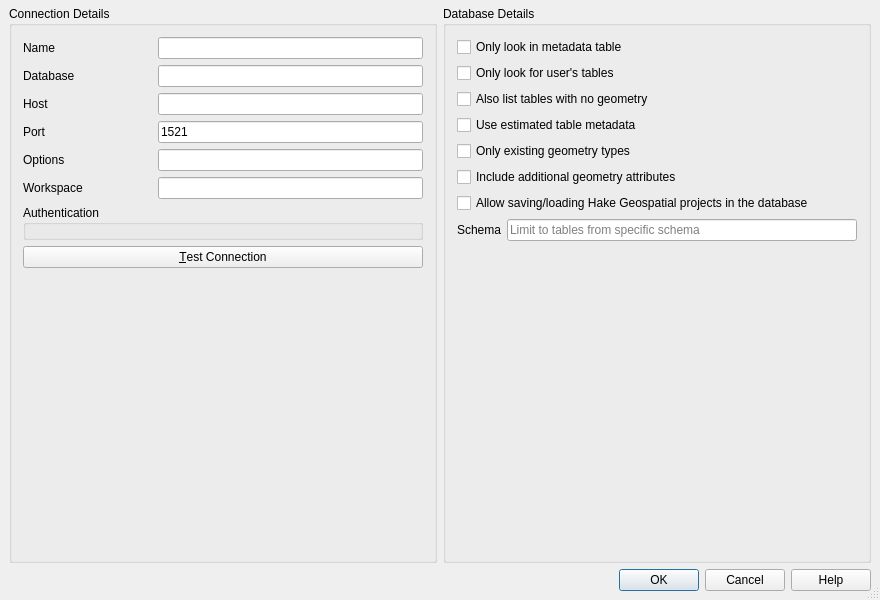
<?xml version="1.0" encoding="UTF-8"?>
<ui version="4.0">
 <class>QgsOracleNewConnectionBase</class>
 <widget class="QDialog" name="QgsOracleNewConnectionBase">
  <property name="geometry">
   <rect>
    <x>0</x>
    <y>0</y>
    <width>880</width>
    <height>600</height>
   </rect>
  </property>
  <property name="windowTitle">
   <string>Create a New Oracle Connection</string>
  </property>
  <property name="sizeGripEnabled">
   <bool>true</bool>
  </property>
  <property name="modal">
   <bool>true</bool>
  </property>
  <layout class="QGridLayout" name="gridLayout" columnstretch="1,1">
   <property name="leftMargin">
    <number>9</number>
   </property>
   <property name="topMargin">
    <number>0</number>
   </property>
   <property name="rightMargin">
    <number>9</number>
   </property>
   <property name="bottomMargin">
    <number>9</number>
   </property>
   <property name="spacing">
    <number>6</number>
   </property>
   <item row="1" column="0">
    <widget class="QGroupBox" name="GroupBox1">
     <property name="title">
      <string>Connection Details</string>
     </property>
     <layout class="QGridLayout" name="gridLayout_2">
      <item row="0" column="1" colspan="2">
       <widget class="QLineEdit" name="txtName">
        <property name="toolTip">
         <string>Name of the new connection</string>
        </property>
       </widget>
      </item>
      <item row="5" column="0">
       <widget class="QLabel" name="TextLabel3_4">
        <property name="text">
         <string>Workspace</string>
        </property>
       </widget>
      </item>
      <item row="4" column="0">
       <widget class="QLabel" name="TextLabel3_3">
        <property name="text">
         <string>Options</string>
        </property>
       </widget>
      </item>
      <item row="1" column="0">
       <widget class="QLabel" name="label">
        <property name="text">
         <string>Database</string>
        </property>
        <property name="buddy">
         <cstring>txtDatabase</cstring>
        </property>
       </widget>
      </item>
      <item row="5" column="1" colspan="2">
       <widget class="QLineEdit" name="txtWorkspace">
        <property name="echoMode">
         <enum>QLineEdit::Normal</enum>
        </property>
       </widget>
      </item>
      <item row="1" column="1" colspan="2">
       <widget class="QLineEdit" name="txtDatabase">
        <property name="toolTip">
         <string>Database name, or service name (described in tnsnames.ora) if no host and port has been set</string>
        </property>
       </widget>
      </item>
      <item row="2" column="0">
       <widget class="QLabel" name="TextLabel1">
        <property name="text">
         <string>Host</string>
        </property>
        <property name="buddy">
         <cstring>txtHost</cstring>
        </property>
       </widget>
      </item>
      <item row="4" column="1" colspan="2">
       <widget class="QLineEdit" name="txtOptions">
        <property name="echoMode">
         <enum>QLineEdit::Normal</enum>
        </property>
       </widget>
      </item>
      <item row="0" column="0">
       <widget class="QLabel" name="TextLabel1_2">
        <property name="text">
         <string>Name</string>
        </property>
        <property name="buddy">
         <cstring>txtName</cstring>
        </property>
       </widget>
      </item>
      <item row="2" column="1" colspan="2">
       <widget class="QLineEdit" name="txtHost"/>
      </item>
      <item row="7" column="0" colspan="3">
       <widget class="QGroupBox" name="mAuthGroupBox">
        <property name="title">
         <string>Authentication</string>
        </property>
        <layout class="QGridLayout" name="gridLayout_3">
         <property name="leftMargin">
          <number>6</number>
         </property>
         <property name="topMargin">
          <number>6</number>
         </property>
         <property name="rightMargin">
          <number>6</number>
         </property>
         <property name="bottomMargin">
          <number>6</number>
         </property>
         <item row="0" column="0">
          <widget class="QgsAuthSettingsWidget" name="mAuthSettings" native="true">
           <property name="focusPolicy">
            <enum>Qt::StrongFocus</enum>
           </property>
          </widget>
         </item>
        </layout>
       </widget>
      </item>
      <item row="3" column="1" colspan="2">
       <widget class="QLineEdit" name="txtPort">
        <property name="text">
         <string>1521</string>
        </property>
       </widget>
      </item>
      <item row="3" column="0">
       <widget class="QLabel" name="TextLabel2_2">
        <property name="text">
         <string>Port</string>
        </property>
        <property name="buddy">
         <cstring>txtPort</cstring>
        </property>
       </widget>
      </item>
      <item row="10" column="0" colspan="3">
       <widget class="QPushButton" name="btnConnect">
        <property name="text">
         <string>&amp;Test Connection</string>
        </property>
       </widget>
      </item>
      <item row="11" column="1">
       <spacer name="verticalSpacer_2">
        <property name="orientation">
         <enum>Qt::Vertical</enum>
        </property>
        <property name="sizeHint" stdset="0">
         <size>
          <width>20</width>
          <height>40</height>
         </size>
        </property>
       </spacer>
      </item>
     </layout>
    </widget>
   </item>
   <item row="1" column="1">
    <widget class="QGroupBox" name="groupBox">
     <property name="title">
      <string>Database Details</string>
     </property>
     <layout class="QGridLayout" name="gridLayout_4">
      <item row="7" column="0">
       <widget class="QLabel" name="TextLabel3_5">
        <property name="sizePolicy">
         <sizepolicy hsizetype="Preferred" vsizetype="Fixed">
          <horstretch>0</horstretch>
          <verstretch>0</verstretch>
         </sizepolicy>
        </property>
        <property name="text">
         <string>Schema</string>
        </property>
       </widget>
      </item>
      <item row="7" column="1">
       <widget class="QgsFilterLineEdit" name="txtSchema">
        <property name="toolTip">
         <string>If specified, only tables from the matching schema will be fetched and listed for the provider</string>
        </property>
        <property name="echoMode">
         <enum>QLineEdit::Normal</enum>
        </property>
        <property name="placeholderText">
         <string>Limit to tables from specific schema</string>
        </property>
       </widget>
      </item>
      <item row="6" column="0" colspan="2">
       <widget class="QCheckBox" name="cb_projectsInDatabase">
        <property name="text">
         <string>Allow saving/loading Hake Geospatial projects in the database</string>
        </property>
       </widget>
      </item>
      <item row="5" column="0" colspan="2">
       <widget class="QCheckBox" name="cb_includeGeoAttributes">
        <property name="toolTip">
         <string/>
        </property>
        <property name="text">
         <string>Include additional geometry attributes</string>
        </property>
       </widget>
      </item>
      <item row="4" column="0" colspan="2">
       <widget class="QCheckBox" name="cb_onlyExistingTypes">
        <property name="toolTip">
         <string>&lt;html&gt;&lt;head/&gt;&lt;body&gt;&lt;p&gt;&lt;b&gt;Only list the existing geometry types and don't offer to add others.&lt;/b&gt;&lt;/p&gt;
&lt;p&gt;When the layer is setup various metadata is required for the Oracle table. This includes information such as the table row count, geometry type and spatial extents of the data in the geometry column. If the table contains a large number of rows determining this metadata is time consuming.&lt;/p&gt;&lt;p&gt;By activating this option the following fast table metadata operations are done:&lt;/p&gt;&lt;p&gt;1) Row count is determined from all_tables.num_rows.&lt;/p&gt;&lt;p&gt;2) Table extents are always determined with the SDO_TUNE.EXTENTS_OF function even if a layer filter is applied.&lt;/p&gt;&lt;p&gt;3) The table geometry is determined from the first 100 non-null geometry rows in the table.&lt;/p&gt;&lt;/body&gt;&lt;/html&gt;</string>
        </property>
        <property name="text">
         <string>Only existing geometry types</string>
        </property>
       </widget>
      </item>
      <item row="3" column="0" colspan="2">
       <widget class="QCheckBox" name="cb_useEstimatedMetadata">
        <property name="toolTip">
         <string>&lt;html&gt;&lt;head/&gt;&lt;body&gt;&lt;p&gt;&lt;b&gt;Use estimated table statistics for the layer metadata.&lt;/b&gt;&lt;/p&gt;
&lt;p&gt;When the layer is setup various metadata is required for the Oracle table. This includes information such as the table row count, geometry type and spatial extents of the data in the geometry column. If the table contains a large number of rows determining this metadata is time consuming.&lt;/p&gt;&lt;p&gt;By activating this option the following fast table metadata operations are done:&lt;/p&gt;&lt;p&gt;1) Row count is determined from all_tables.num_rows.&lt;/p&gt;&lt;p&gt;2) Table extents are always determined with the SDO_TUNE.EXTENTS_OF function even if a layer filter is applied.&lt;/p&gt;&lt;p&gt;3) The table geometry is determined from the first 100 non-null geometry rows in the table.&lt;/p&gt;&lt;/body&gt;&lt;/html&gt;</string>
        </property>
        <property name="text">
         <string>Use estimated table metadata</string>
        </property>
       </widget>
      </item>
      <item row="2" column="0" colspan="2">
       <widget class="QCheckBox" name="cb_allowGeometrylessTables">
        <property name="text">
         <string>Also list tables with no geometry</string>
        </property>
        <property name="checked">
         <bool>false</bool>
        </property>
       </widget>
      </item>
      <item row="1" column="0" colspan="2">
       <widget class="QCheckBox" name="cb_userTablesOnly">
        <property name="toolTip">
         <string>When searching for spatial tables restrict the search to tables that are owned by the user.</string>
        </property>
        <property name="text">
         <string>Only look for user's tables</string>
        </property>
       </widget>
      </item>
      <item row="0" column="0" colspan="2">
       <widget class="QCheckBox" name="cb_geometryColumnsOnly">
        <property name="toolTip">
         <string>&lt;html&gt;&lt;head/&gt;&lt;body&gt;&lt;p&gt;Restricts the displayed tables to those that are in the all_sdo_geom_metadata view. This can speed up the initial display of spatial tables.&lt;/p&gt;&lt;/body&gt;&lt;/html&gt;</string>
        </property>
        <property name="text">
         <string>Only look in metadata table</string>
        </property>
       </widget>
      </item>
      <item row="8" column="0" colspan="2">
       <spacer name="verticalSpacer">
        <property name="orientation">
         <enum>Qt::Vertical</enum>
        </property>
        <property name="sizeHint" stdset="0">
         <size>
          <width>20</width>
          <height>40</height>
         </size>
        </property>
       </spacer>
      </item>
     </layout>
    </widget>
   </item>
   <item row="3" column="0" colspan="2">
    <widget class="QDialogButtonBox" name="buttonBox">
     <property name="standardButtons">
      <set>QDialogButtonBox::Cancel|QDialogButtonBox::Help|QDialogButtonBox::Ok</set>
     </property>
    </widget>
   </item>
   <item row="0" column="0" colspan="2">
    <widget class="QgsMessageBar" name="bar" native="true"/>
   </item>
  </layout>
 </widget>
 <layoutdefault spacing="6" margin="11"/>
 <customwidgets>
  <customwidget>
   <class>QgsAuthSettingsWidget</class>
   <extends>QWidget</extends>
   <header>qgsauthsettingswidget.h</header>
   <container>1</container>
  </customwidget>
  <customwidget>
   <class>QgsMessageBar</class>
   <extends>QWidget</extends>
   <header>qgsmessagebar.h</header>
   <container>1</container>
  </customwidget>
  <customwidget>
   <class>QgsFilterLineEdit</class>
   <extends>QLineEdit</extends>
   <header>qgsfilterlineedit.h</header>
  </customwidget>
 </customwidgets>
 <tabstops>
  <tabstop>txtName</tabstop>
  <tabstop>txtDatabase</tabstop>
  <tabstop>txtHost</tabstop>
  <tabstop>txtPort</tabstop>
  <tabstop>txtOptions</tabstop>
  <tabstop>txtWorkspace</tabstop>
  <tabstop>mAuthSettings</tabstop>
  <tabstop>btnConnect</tabstop>
  <tabstop>cb_geometryColumnsOnly</tabstop>
  <tabstop>cb_userTablesOnly</tabstop>
  <tabstop>cb_allowGeometrylessTables</tabstop>
  <tabstop>cb_useEstimatedMetadata</tabstop>
  <tabstop>cb_onlyExistingTypes</tabstop>
  <tabstop>cb_includeGeoAttributes</tabstop>
  <tabstop>cb_projectsInDatabase</tabstop>
 </tabstops>
 <resources/>
 <connections>
  <connection>
   <sender>buttonBox</sender>
   <signal>rejected()</signal>
   <receiver>QgsOracleNewConnectionBase</receiver>
   <slot>reject()</slot>
   <hints>
    <hint type="sourcelabel">
     <x>313</x>
     <y>501</y>
    </hint>
    <hint type="destinationlabel">
     <x>451</x>
     <y>312</y>
    </hint>
   </hints>
  </connection>
  <connection>
   <sender>buttonBox</sender>
   <signal>accepted()</signal>
   <receiver>QgsOracleNewConnectionBase</receiver>
   <slot>accept()</slot>
   <hints>
    <hint type="sourcelabel">
     <x>395</x>
     <y>501</y>
    </hint>
    <hint type="destinationlabel">
     <x>450</x>
     <y>287</y>
    </hint>
   </hints>
  </connection>
 </connections>
</ui>
